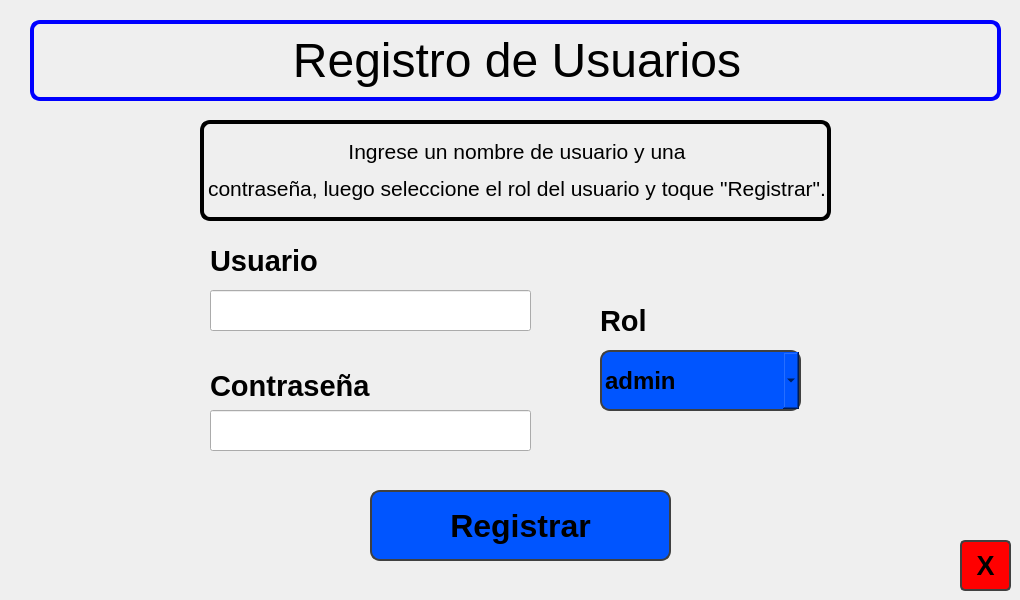
    <widget class="QWidget" name="page_6">
     <widget class="QPushButton" name="botonREGISTRO">
      <property name="geometry">
       <rect>
        <x>370</x>
        <y>490</y>
        <width>301</width>
        <height>71</height>
       </rect>
      </property>
      <property name="font">
       <font>
        <pointsize>24</pointsize>
        <bold>true</bold>
       </font>
      </property>
      <property name="styleSheet">
       <string notr="true">QPushButton {
		
	   color: rgb(0, 0, 0);   
	 
	background-color: rgb(0, 85, 255);
       border: 2px solid rgb(64, 64, 64);
       border-radius: 10px;
    }

    QPushButton:pressed {
	color: rgb(255, 255, 255);
	
	background-color: rgb(0, 115, 173);
    }</string>
      </property>
      <property name="text">
       <string>Registrar</string>
      </property>
     </widget>
     <widget class="QComboBox" name="comboBox">
      <property name="geometry">
       <rect>
        <x>600</x>
        <y>350</y>
        <width>201</width>
        <height>61</height>
       </rect>
      </property>
      <property name="font">
       <font>
        <pointsize>18</pointsize>
        <bold>true</bold>
       </font>
      </property>
      <property name="styleSheet">
       <string notr="true">QComboBox {
		
	   color: rgb(0, 0, 0);   
	 
	background-color: rgb(0, 85, 255);
       border: 2px solid rgb(64, 64, 64);
       border-radius: 10px;
    }

    QComboBox:editTextChanged {
	color: rgb(255, 255, 255);
	
	background-color: rgb(0, 115, 173);
    }</string>
      </property>
      <item>
       <property name="text">
        <string>admin</string>
       </property>
      </item>
      <item>
       <property name="text">
        <string>user</string>
       </property>
      </item>
     </widget>
     <widget class="QLineEdit" name="lineUSER_REG">
      <property name="geometry">
       <rect>
        <x>210</x>
        <y>290</y>
        <width>321</width>
        <height>41</height>
       </rect>
      </property>
      <property name="font">
       <font>
        <pointsize>20</pointsize>
       </font>
      </property>
     </widget>
     <widget class="QLineEdit" name="lineCONTRA_REG">
      <property name="geometry">
       <rect>
        <x>210</x>
        <y>410</y>
        <width>321</width>
        <height>41</height>
       </rect>
      </property>
      <property name="font">
       <font>
        <pointsize>20</pointsize>
       </font>
      </property>
     </widget>
     <widget class="QLabel" name="label_13">
      <property name="geometry">
       <rect>
        <x>210</x>
        <y>240</y>
        <width>111</width>
        <height>41</height>
       </rect>
      </property>
      <property name="font">
       <font>
        <pointsize>22</pointsize>
        <bold>true</bold>
       </font>
      </property>
      <property name="styleSheet">
       <string notr="true">color: rgb(0, 0, 0);</string>
      </property>
      <property name="text">
       <string>Usuario</string>
      </property>
     </widget>
     <widget class="QLabel" name="label_16">
      <property name="geometry">
       <rect>
        <x>30</x>
        <y>20</y>
        <width>971</width>
        <height>81</height>
       </rect>
      </property>
      <property name="styleSheet">
       <string notr="true">border: 4px solid;
border-radius: 10px;
border-color: rgb(0, 0, 255);
color: rgb(0, 0, 0);</string>
      </property>
      <property name="text">
       <string>&lt;html&gt;&lt;head/&gt;&lt;body&gt;&lt;p align=&quot;center&quot;&gt;&lt;span style=&quot; font-size:36pt;&quot;&gt;Registro de Usuarios&lt;/span&gt;&lt;/p&gt;&lt;/body&gt;&lt;/html&gt;</string>
      </property>
     </widget>
     <widget class="QLabel" name="label_15">
      <property name="geometry">
       <rect>
        <x>210</x>
        <y>370</y>
        <width>171</width>
        <height>31</height>
       </rect>
      </property>
      <property name="font">
       <font>
        <pointsize>22</pointsize>
        <bold>true</bold>
       </font>
      </property>
      <property name="styleSheet">
       <string notr="true">color: rgb(0, 0, 0);</string>
      </property>
      <property name="text">
       <string>Contraseña</string>
      </property>
     </widget>
     <widget class="QLabel" name="label_17">
      <property name="geometry">
       <rect>
        <x>200</x>
        <y>120</y>
        <width>631</width>
        <height>101</height>
       </rect>
      </property>
      <property name="styleSheet">
       <string notr="true">border: 4px solid;
border-radius: 10px;
border-color: rgb(0, 0, 0);
color: rgb(0, 0, 0);</string>
      </property>
      <property name="text">
       <string>&lt;html&gt;&lt;head/&gt;&lt;body&gt;&lt;p align=&quot;center&quot;&gt;&lt;span style=&quot; font-size:16pt;&quot;&gt;Ingrese un nombre de usuario y una&lt;/span&gt;&lt;/p&gt;&lt;p align=&quot;center&quot;&gt;&lt;span style=&quot; font-size:16pt;&quot;&gt; contraseña, luego seleccione el rol del usuario y toque &amp;quot;Registrar&amp;quot;.&lt;/span&gt;&lt;/p&gt;&lt;/body&gt;&lt;/html&gt;</string>
      </property>
     </widget>
     <widget class="QLabel" name="label_18">
      <property name="geometry">
       <rect>
        <x>600</x>
        <y>300</y>
        <width>111</width>
        <height>41</height>
       </rect>
      </property>
      <property name="font">
       <font>
        <pointsize>22</pointsize>
        <bold>true</bold>
       </font>
      </property>
      <property name="styleSheet">
       <string notr="true">color: rgb(0, 0, 0);</string>
      </property>
      <property name="text">
       <string>Rol</string>
      </property>
     </widget>
     <widget class="QPushButton" name="botonSalirReg">
      <property name="geometry">
       <rect>
        <x>960</x>
        <y>540</y>
        <width>51</width>
        <height>51</height>
       </rect>
      </property>
      <property name="font">
       <font>
        <pointsize>20</pointsize>
        <bold>true</bold>
       </font>
      </property>
      <property name="styleSheet">
       <string notr="true">QPushButton {
		
	
	
	background-color: rgb(255, 0, 0);
	   color: rgb(0, 0, 0);   
       border: 2px solid rgb(64, 64, 64);
       border-radius: 5px;
    }

    QPushButton:pressed {
	color: rgb(255, 255, 255);
	
	background-color: rgb(122, 0, 0);
    }</string>
      </property>
      <property name="text">
       <string>X</string>
      </property>
     </widget>
    </widget>
